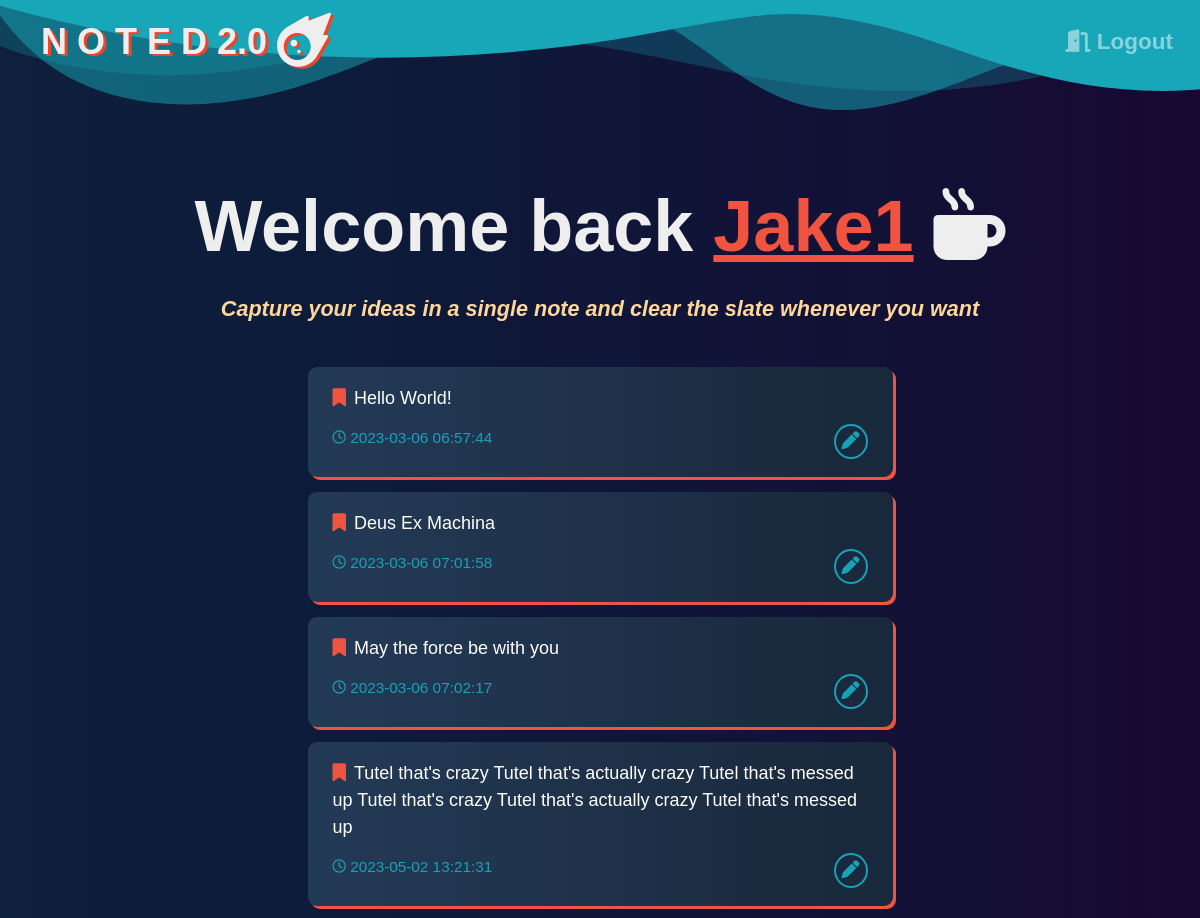
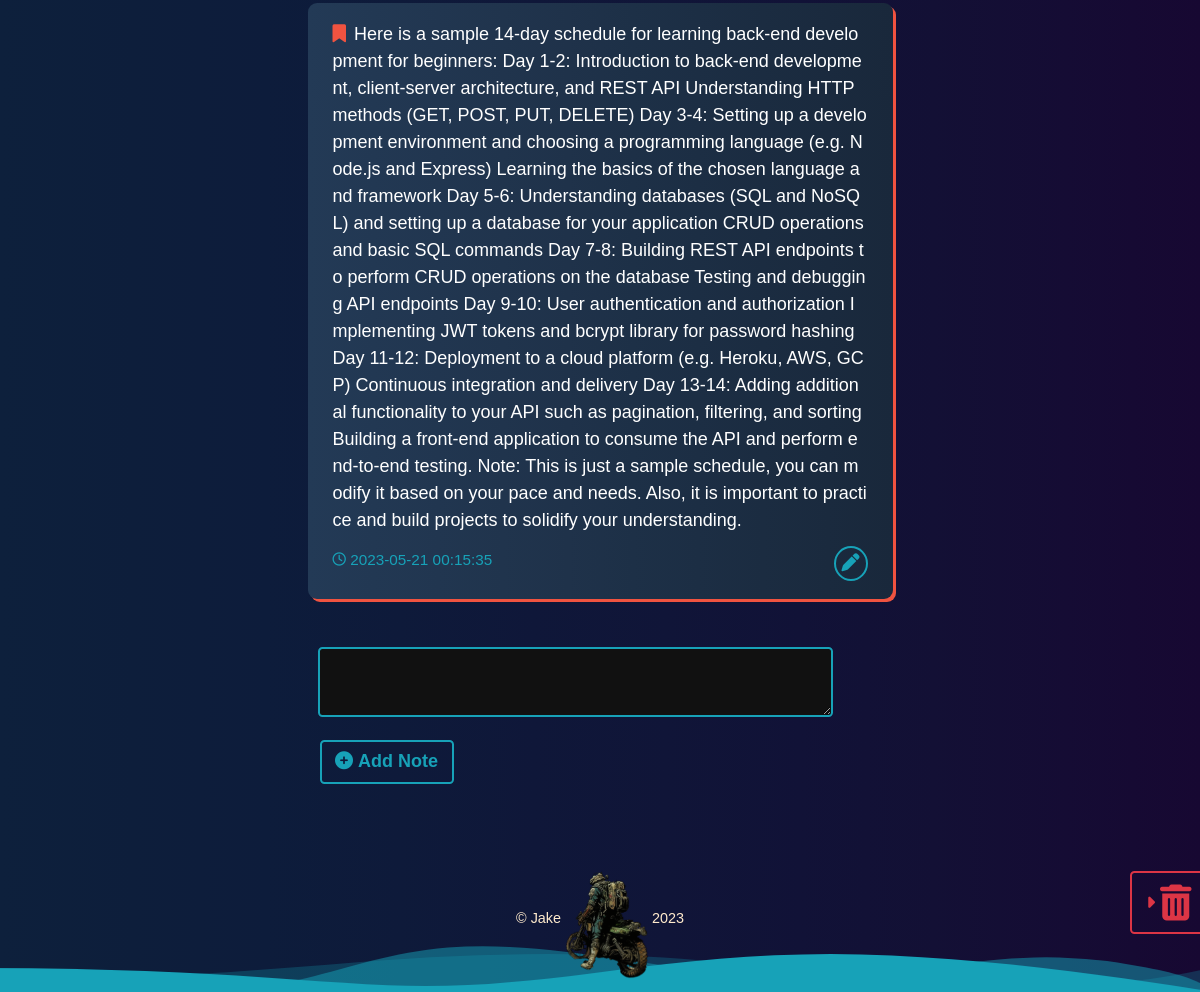
Screenshot of / (signed in) with the database file from the repository (2 pictures, top to bottom).
### Website/models.py (models this page shows)
class User(db.Model, UserMixin):
    id = db.Column(db.Integer, primary_key=True)
    email = db.Column(db.String(150), unique=True)
    password = db.Column(db.String(150))
    user_name = db.Column(db.String(150))
    notes = db.relationship('Note')

class Note(db.Model):
    id = db.Column(db.Integer, primary_key=True)
    user_id = db.Column(db.Integer, db.ForeignKey('user.id'))
    note_data = db.Column(db.String(10000))
    date = db.Column(db.DateTime(timezone=True), default=Current_Time)
    def formatted_time(self):
        return self.date.strftime('%Y-%m-%d %H:%M:%S')

### Website/views.py (the view, shortened to what this page needs)
@views.route('/', methods=['GET', 'POST'])
@login_required
def home():
    return render_template("home.html", user=current_user)

### Website/__init__.py (called while the page is built)
def create_app():
    app = Flask(__name__)
    app.config['SECRET_KEY'] = 'FUN AI'
    app.config['SQLALCHEMY_DATABASE_URI'] = f'sqlite:///{DB_NAME}'
    db.init_app(app)
    from .views import views
    from .auth import auth
    app.register_blueprint(views, url_prefix='/')
    app.register_blueprint(auth, url_prefix='/')
    from .models import User, Note
    create_database(app)
    login_manager = LoginManager()
    login_manager.login_view = 'auth.login'
    login_manager.login_message = u"Log In Required"
    login_manager.init_app(app)
    @login_manager.user_loader
    def load_user(id):
        return User.query.get(int(id))
    return app

### Website/Templates/home.html (shortened to what this page needs)
{% extends "base.html" %}
{% block content%}
    <h1 class="page_name_note">Welcome back <span class="user_name">{{ user.user_name }}</span>&nbsp;<i class="fa-solid fa-mug-hot"></i></h1>
    <br>
    <h1 class="page_info">Capture your ideas in a single note and clear the slate whenever you want</h1>
    <div class="notes">
        <ul class="list-group notegroup" id="notes">
            {% for note in user.notes %}
            <li class="list-group-item border-0 notelist">
                {{ note.note_data }}
                <br/>
                <div class="time_edit">
                    <form method="POST" action="/edit">
                        <text class="date" name="note_date">&nbsp;{{ note.formatted_time() }}</text>
                        <button class="btn edit_button"><i class="fa-solid fa-pen"></i></button>
                    </form>
                </div>
            </li>
            {% endfor %}
        </ul>
        <div class="add_note">
            <form method="POST" class="sumbit">
                <div class="add_note_textarea">
                    <textarea name="note" class="input"></textarea>
                </div>
                <div class="submit_note">
                    <button type="submit" class="btn btn-outline-info add_note"><i class="fa-solid fa-circle-plus"></i>&nbsp;Add Note</button>
                </div>
            </form>
        </div>
    </div>
    <div class="bin">
        {% if user.notes %}
        <a name= "bin" class="btn btn-outline-danger toggleDelete" href="/note_bin"><i class="fa-solid fa-caret-right"></i>&nbsp;<i class="fa-solid fa-trash-can fa-2xl bin_icon"></i>&nbsp;&nbsp;&nbsp;&nbsp;&nbsp;</a>
        {% endif %}
    </div>
{% endblock %}

### rows the page displays
User: user_name "Jake1"
Note: note_data "Hello World!", formatted_time "2023-03-06 06:57:44"
Note: note_data "Deus Ex Machina", formatted_time "2023-03-06 07:01:58"
Note: note_data "May the force be with you", formatted_time "2023-03-06 07:02:17"
Note: note_data "Tutel that's crazy Tutel that's actually crazy Tutel that's messed up Tutel that's crazy Tutel that's actually crazy Tutel that's messed up", formatted_time "2023-05-02 13:21:31"
Note: note_data "Here is a sample 14-day schedule for learning back-end development for beginners: Day 1-2: Introduction to back-end development, client-server architecture, and REST API Understanding HTTP methods (GET, POST, PUT, DELETE) Day 3-4: Setting up a development environment and choosing a programming language (e.g. Node.js and Express) Learning the basics of the chosen language and framework Day 5-6: Understanding databases (SQL and NoSQL) and setting up a database for your application CRUD operations and basic SQL commands Day 7-8: Building REST API endpoints to perform CRUD operations on the database Testing and debugging API endpoints Day 9-10: User authentication and authorization Implementing…", formatted_time "2023-05-21 00:15:35"
